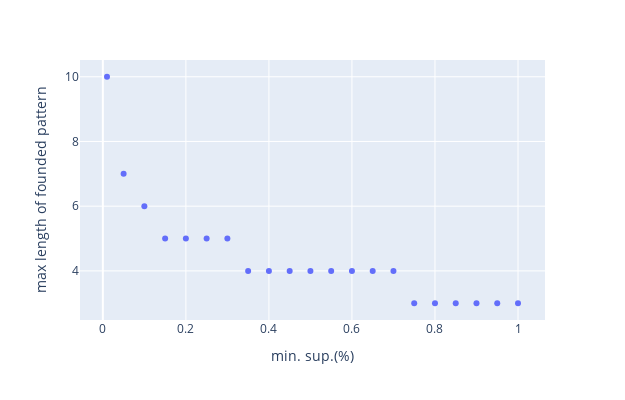

Here is the notebook cell this chart was saved with:
### Code cell
fig3

### Figure 1 — Plotly figure (JSON) as saved in the notebook; plotly's stock layout.template omitted (floating-point values rounded to 4 significant figures)
{"data": [{"hovertemplate": "min. sup.(%)=%{x}<br>max length of founded pattern=%{y}<extra></extra>", "legendgroup": "", "marker": {"color": "#636efa", "symbol": "circle"}, "mode": "markers", "name": "", "orientation": "v", "showlegend": false, "type": "scatter", "x": [0.01, 0.05, 0.1, 0.15, 0.2, 0.25, 0.3, 0.35, 0.4, 0.45, 0.5, 0.55, 0.6, 0.65, 0.7, 0.75, 0.8, 0.85, 0.9, 0.95, 1], "xaxis": "x", "y": [10, 7, 6, 5, 5, 5, 5, 4, 4, 4, 4, 4, 4, 4, 4, 3, 3, 3, 3, 3, 3], "yaxis": "y"}], "layout": {"height": 400, "legend": {"tracegroupgap": 0}, "margin": {"t": 60}, "width": 625, "xaxis": {"anchor": "y", "domain": [0, 1], "title": {"text": "min. sup.(%)"}}, "yaxis": {"anchor": "x", "domain": [0, 1], "title": {"text": "max length of founded pattern"}}}}
